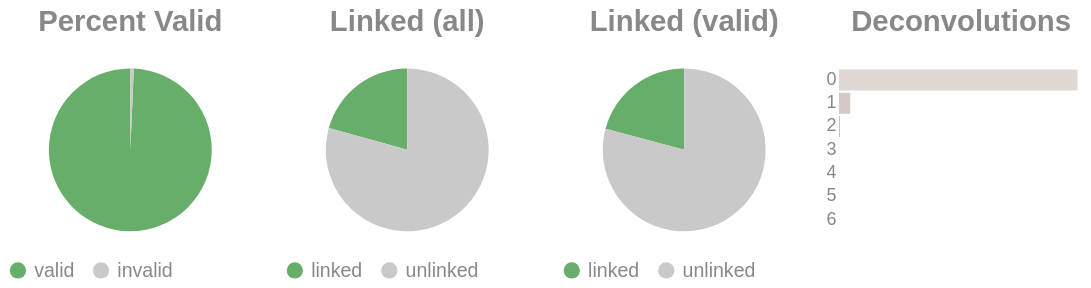

This figure's notebook cell:
### Code cell
if SKIPLR:
    pass
else:
    clash = Counter()
    for i in valids['molecule'].to_list():
        _mol = i.split("-")
        if len(_mol) == 1:
            clash.update('0')
        else:
            clash.update(_mol[-1])

    _d = {"deconvolutions": [], 'count': []}
    for k,v in clash.items():
        _d['deconvolutions'].append(k)
        _d['count'].append(v)

    tot_valid = valids['reads'].sum()
    mask = valids['reads'] >= 2
    n_linked_reads = valids.filter(mask)['reads'].sum()
    if n_linked_reads == 0:
        print_html("No linked molecules (>=2 reads) were detected; skipping linked-only distributions.")
        SKIPLR = True
    else:
        perc_valid = round(tot_valid / n_reads, 4)
        linked_perc_abs = round(n_linked_reads / n_reads, 4)
        linked_perc = round(n_linked_reads / tot_valid, 4)

    _valid = pl.DataFrame({"valids": ['valid', 'invalid'], "count": [tot_valid, n_reads - tot_valid]})
    _linked_abs = pl.DataFrame({"linked (absolute)": ['linked', 'unlinked'], "count": [n_linked_reads, n_reads - n_linked_reads]})
    _linked_rel = pl.DataFrame({"linked (valids)": ['linked', 'unlinked'], "count": [n_linked_reads, tot_valid - n_linked_reads]})

    (
        alt.hconcat(
            piechart(_valid, goodval = 'valid', title = "Percent Valid"),
            piechart(_linked_abs, goodval = "linked", title =  "Linked (all)"),
            piechart(_linked_rel, goodval = "linked", title =  "Linked (valid)"),
            convolutionbar(pl.DataFrame(_d), title = "Deconvolutions"),
            center = True,
            bounds = 'flush'
        )
        .resolve_scale(color='independent')
        .resolve_legend('independent')
        .properties(usermeta={'embedOptions': {"actions": False}})
    ).display()

### Figure 1 — Vega-Lite specification as saved in the notebook (floating-point values rounded to 4 significant figures)
{"width": "container", "height": 400, "config": {"title": {"anchor": "start", "dy": -15, "fontSize": 18, "color": "#888888", "subtitleColor": "#888888", "subtitleFontSize": 14}, "arc": {"fill": "#0072B2"}, "axis": {"domainColor": "#888888", "domainWidth": 0.5, "gridWidth": 0.2, "grid": false, "titleFontWeight": 400, "titleFontSize": 15, "labelFontSize": 11, "labelColor": "#888888", "tickColor": "#888888", "tickWidth": 0.2, "titleColor": "#888888"}, "axisBand": {"grid": false}, "axisX": {"grid": true, "tickSize": 10, "domainCap": "round"}, "axisY": {"domain": false, "grid": true, "tickSize": 0, "domainCap": "round"}, "background": "transparent", "header": {"labelFontSize": 15, "labelColor": "#888888", "titleFontSize": 15, "titleFontWeight": 600, "titleColor": "#888888"}, "legend": {"labelFont": "sans-serif", "labelFontSize": 12, "labelColor": "#888888", "symbolSize": 100, "symbolType": "circle", "titleFontSize": 12, "titlePadding": 10, "titleColor": "#888888", "title": null}, "range": {"category": ["#E69F00", "#56B4E9", "#009E73", "#F0E442", "#0072B2", "#D55E00", "#CC79A7", "#000000"], "diverging": ["#cfe8f3", "#a2d4ec", "#73bfe2", "#46abdb", "#1696d2", "#12719e"]}, "area": {"fill": "#0072B2", "fillOpacity": 0.7, "line": true, "strokeOpacity": 0.7}, "line": {"color": "#0072B2", "stroke": "#0072B2", "strokeWidth": 2}, "trail": {"color": "#0072B2", "stroke": "#0072B2", "strokeWidth": 0, "size": 1}, "point": {"filled": true, "fillOpacity": 1.0, "size": 95}, "text": {"color": "#888888", "fontSize": 11, "align": "right", "fontWeight": 400, "size": 11}, "bar": {"fill": "#0072B2", "stroke": null}, "view": {"stroke": null, "continuousWidth": 660, "continuousHeight": 400}}, "hconcat": [{"data": {"name": "data-0f58500884d9fb2152110267c9e3fea2"}, "mark": {"type": "arc"}, "encoding": {"color": {"field": "valids", "legend": {"orient": "bottom", "title": null}, "scale": {"domain": ["valid", "invalid"], "range": ["#68ae6b", "#C9C9C9"]}, "title": "Valids", "type": "nominal"}, "theta": {"field": "count", "type": "quantitative"}, "tooltip": [{"field": "valids", "title": "Valids", "type": "ordinal"}, {"field": "percent", "format": ".2%", "title": "Percent", "type": "quantitative"}, {"field": "count", "title": "Count", "type": "quantitative"}]}, "height": 100, "title": {"text": "Percent Valid", "align": "center", "anchor": "middle"}, "transform": [{"calculate": "datum.count / 6437529", "as": "percent"}], "width": 150}, {"data": {"name": "data-7c89fdbb73604cc4ad2e927ff2959029"}, "mark": {"type": "arc"}, "encoding": {"color": {"field": "linked (absolute)", "legend": {"orient": "bottom", "title": null}, "scale": {"domain": ["linked", "unlinked"], "range": ["#68ae6b", "#C9C9C9"]}, "title": "Linked (Absolute)", "type": "nominal"}, "theta": {"field": "count", "type": "quantitative"}, "tooltip": [{"field": "linked (absolute)", "title": "Linked (Absolute)", "type": "ordinal"}, {"field": "percent", "format": ".2%", "title": "Percent", "type": "quantitative"}, {"field": "count", "title": "Count", "type": "quantitative"}]}, "height": 100, "title": {"text": "Linked (all)", "align": "center", "anchor": "middle"}, "transform": [{"calculate": "datum.count / 6437529", "as": "percent"}], "width": 150}, {"data": {"name": "data-4fb1555701422987c08e098c5b4c6cd6"}, "mark": {"type": "arc"}, "encoding": {"color": {"field": "linked (valids)", "legend": {"orient": "bottom", "title": null}, "scale": {"domain": ["linked", "unlinked"], "range": ["#68ae6b", "#C9C9C9"]}, "title": "Linked (Valids)", "type": "nominal"}, "theta": {"field": "count", "type": "quantitative"}, "tooltip": [{"field": "linked (valids)", "title": "Linked (Valids)", "type": "ordinal"}, {"field": "percent", "format": ".2%", "title": "Percent", "type": "quantitative"}, {"field": "count", "title": "Count", "type": "quantitative"}]}, "height": 100, "title": {"text": "Linked (valid)", "align": "center", "anchor": "middle"}, "transform": [{"calculate": "datum.count / 6393210", "as": "percent"}], "width": 150}, {"data": {"name": "data-0f4e758a2e8ca0a3ffb0c9f94e43e418"}, "mark": {"type": "bar"}, "encoding": {"color": {"field": "deconvolutions", "legend": null, "scale": {"scheme": "lightgreyred"}, "type": "nominal"}, "tooltip": [{"field": "deconvolutions", "title": "Deconvolutions", "type": "ordinal"}, {"field": "percent", "format": ".2%", "title": "Percent", "type": "quantitative"}, {"field": "count", "title": "Count", "type": "quantitative"}], "x": {"axis": null, "field": "count", "type": "quantitative"}, "y": {"field": "deconvolutions", "sort": "ascending", "title": null, "type": "nominal"}}, "height": 100, "title": {"text": "Deconvolutions", "align": "center", "anchor": "middle"}, "transform": [{"calculate": "datum.count / 5648654", "as": "percent"}], "width": 150}], "bounds": "flush", "center": true, "resolve": {"legend": {"angle": "independent"}, "scale": {"color": "independent"}}, "usermeta": {"embedOptions": {"actions": false}}, "$schema": "https://vega.github.io/schema/vega-lite/v6.1.0.json", "datasets": {"data-0f58500884d9fb2152110267c9e3fea2": [{"valids": "valid", "count": 6393210}, {"valids": "invalid", "count": 44319}], "data-7c89fdbb73604cc4ad2e927ff2959029": [{"linked (absolute)": "linked", "count": 1331630}, {"linked (absolute)": "unlinked", "count": 5105899}], "data-4fb1555701422987c08e098c5b4c6cd6": [{"linked (valids)": "linked", "count": 1331630}, {"linked (valids)": "unlinked", "count": 5061580}], "data-0f4e758a2e8ca0a3ffb0c9f94e43e418": [{"deconvolutions": "0", "count": 5371539}, {"deconvolutions": "1", "count": 253432}, {"deconvolutions": "2", "count": 21130}, {"deconvolutions": "3", "count": 2227}, {"deconvolutions": "4", "count": 293}, {"deconvolutions": "5", "count": 30}, {"deconvolutions": "6", "count": 3}]}}
